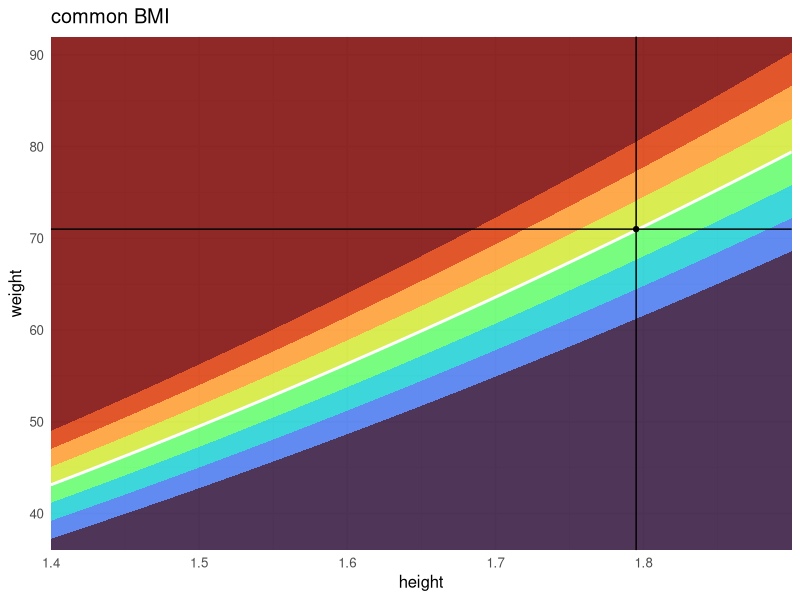
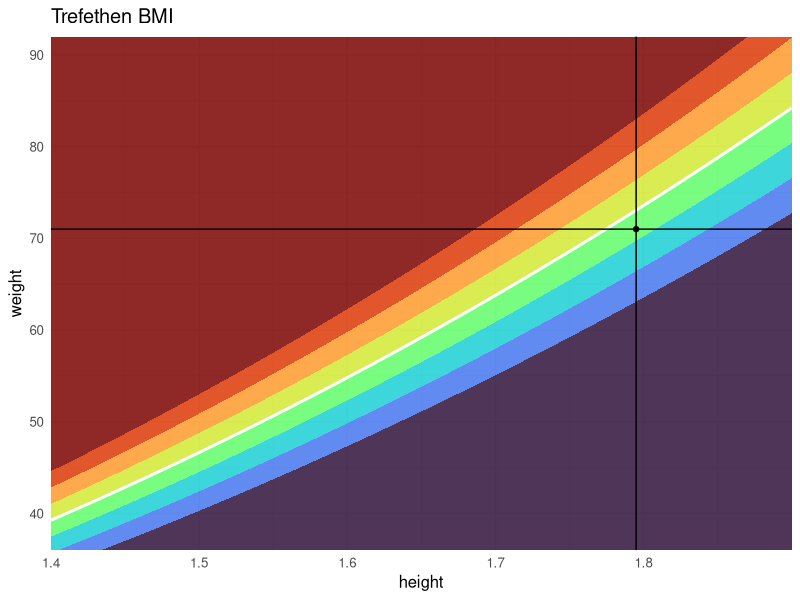
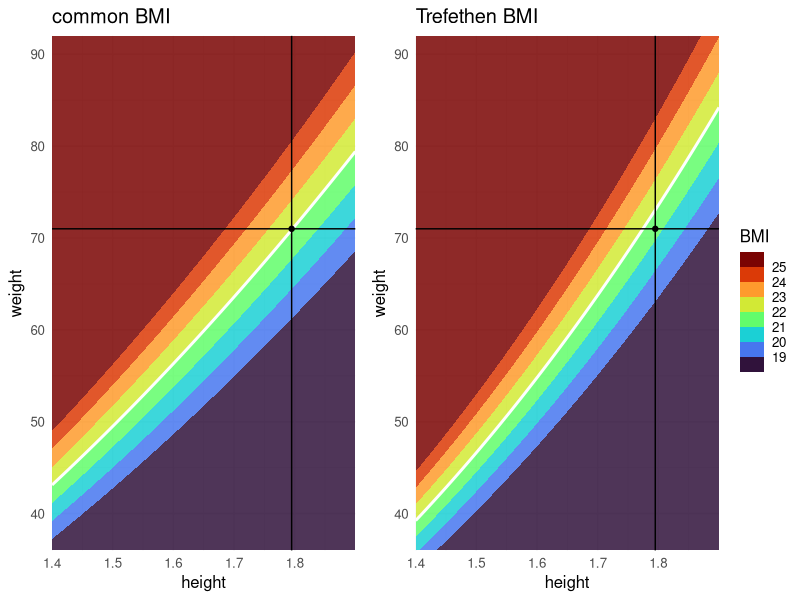
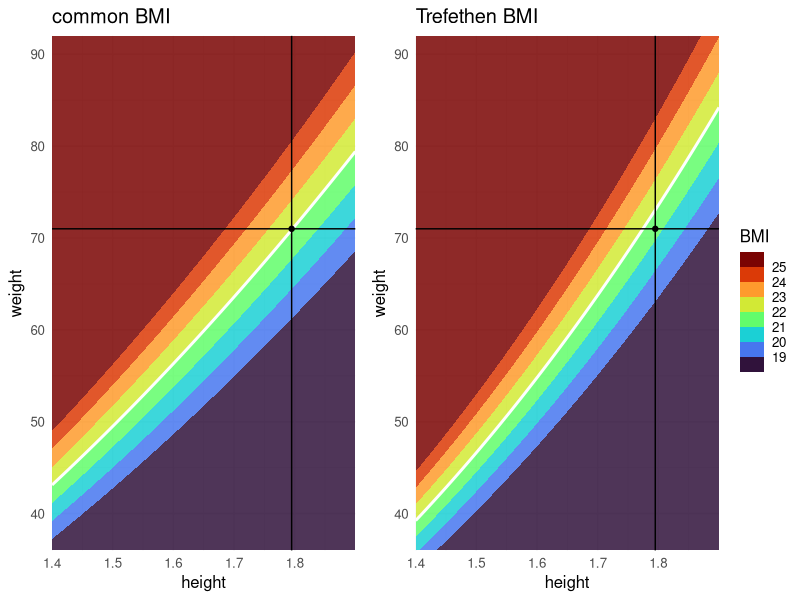

Generate these figures, in order, with R:
library(tidyverse)

df = tidyr::crossing(
  height = seq(1.4, 1.9, 0.01),
  weight = seq(36, 92, 0.5)
) |>
  dplyr::mutate(bmi = weight / (height ** 2)) |>
  dplyr::mutate(bmi_nt = 1.3 * weight / (height ** 2.5)) |>
  print()

geom_current = function(height, weight) {
  list(
    geom_vline(xintercept = 1.795),
    geom_hline(yintercept = 71),
    annotate("point", x = 1.795, y = 71)
  )
}

p_base = ggplot(df) +
  aes(height, weight) +
  scale_fill_viridis_d(option = "turbo", guide = guide_colorsteps(title = "BMI")) +
  coord_cartesian(expand = FALSE) +
  theme_minimal(12) +
  theme(legend.position = "none")

p_bmi = p_base +
  geom_contour_filled(aes(z = bmi), breaks = c(0, seq(19, 25), Inf), alpha = 0.85) +
  stat_function(fun = \(x) 22 * (x ** 2), linewidth = 1, color = "#ffffff") +
  geom_current(1.795, 71) +
  labs(title = "common BMI")
p_bmi

p_bmi_nt = p_base +
  geom_contour_filled(aes(z = bmi_nt), breaks = c(0, seq(19, 25), Inf), alpha = 0.85) +
  stat_function(fun = \(x) 22 * (x ** 2.5) / 1.3, linewidth = 1, color = "#ffffff") +
  geom_current(1.795, 71) +
  labs(title = "Trefethen BMI")
p_bmi_nt

legend = cowplot::get_legend(p_bmi + theme(legend.position = "right"))
p = cowplot::plot_grid(p_bmi, p_bmi_nt, legend, nrow = 1L, rel_widths = c(1, 1, 0.2))
p
ggsave("bmi.pdf", p, width = 8, height = 4)
